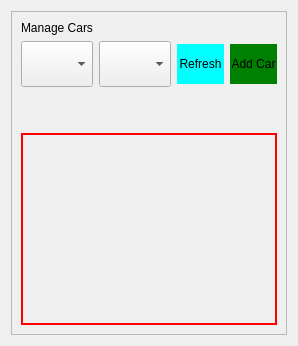
         <widget class="QWidget" name="page_crud_cars">
          <layout class="QGridLayout" name="gridLayout_20">
           <item row="0" column="0">
            <widget class="QFrame" name="frame_9">
             <property name="frameShape">
              <enum>QFrame::StyledPanel</enum>
             </property>
             <property name="frameShadow">
              <enum>QFrame::Raised</enum>
             </property>
             <layout class="QGridLayout" name="gridLayout_18">
              <item row="2" column="0">
               <layout class="QGridLayout" name="gridLayout_19">
                <item row="2" column="0">
                 <widget class="QTableWidget" name="tableWidgetCar">
                  <property name="mouseTracking">
                   <bool>true</bool>
                  </property>
                  <property name="styleSheet">
                   <string notr="true">background-color: transparent;
border: 2px solid red;</string>
                  </property>
                  <attribute name="horizontalHeaderMinimumSectionSize">
                   <number>100</number>
                  </attribute>
                 </widget>
                </item>
                <item row="1" column="0">
                 <spacer name="verticalSpacer_5">
                  <property name="orientation">
                   <enum>Qt::Vertical</enum>
                  </property>
                  <property name="sizeType">
                   <enum>QSizePolicy::Fixed</enum>
                  </property>
                  <property name="sizeHint" stdset="0">
                   <size>
                    <width>20</width>
                    <height>40</height>
                   </size>
                  </property>
                 </spacer>
                </item>
                <item row="0" column="0">
                 <layout class="QHBoxLayout" name="horizontalLayout_9">
                  <item>
                   <widget class="QComboBox" name="comboBoxBrand">
                    <property name="styleSheet">
                     <string notr="true">height: 40px;</string>
                    </property>
                   </widget>
                  </item>
                  <item>
                   <widget class="QComboBox" name="comboBoxFuel">
                    <property name="styleSheet">
                     <string notr="true">height: 40px;</string>
                    </property>
                   </widget>
                  </item>
                  <item>
                   <widget class="QPushButton" name="all_cars_btn">
                    <property name="enabled">
                     <bool>true</bool>
                    </property>
                    <property name="acceptDrops">
                     <bool>false</bool>
                    </property>
                    <property name="styleSheet">
                     <string notr="true">background-color: rgb(0, 255, 255);
color: black;
border: 0;height: 40px;</string>
                    </property>
                    <property name="text">
                     <string>Refresh</string>
                    </property>
                    <property name="flat">
                     <bool>false</bool>
                    </property>
                   </widget>
                  </item>
                  <item>
                   <widget class="QPushButton" name="addCarButton">
                    <property name="styleSheet">
                     <string notr="true">height: 40px;
border: 0;
background-color: green;</string>
                    </property>
                    <property name="text">
                     <string>Add Car</string>
                    </property>
                   </widget>
                  </item>
                 </layout>
                </item>
               </layout>
              </item>
              <item row="1" column="0">
               <widget class="QLabel" name="label_8">
                <property name="text">
                 <string>Manage Cars</string>
                </property>
               </widget>
              </item>
             </layout>
            </widget>
           </item>
          </layout>
         </widget>
